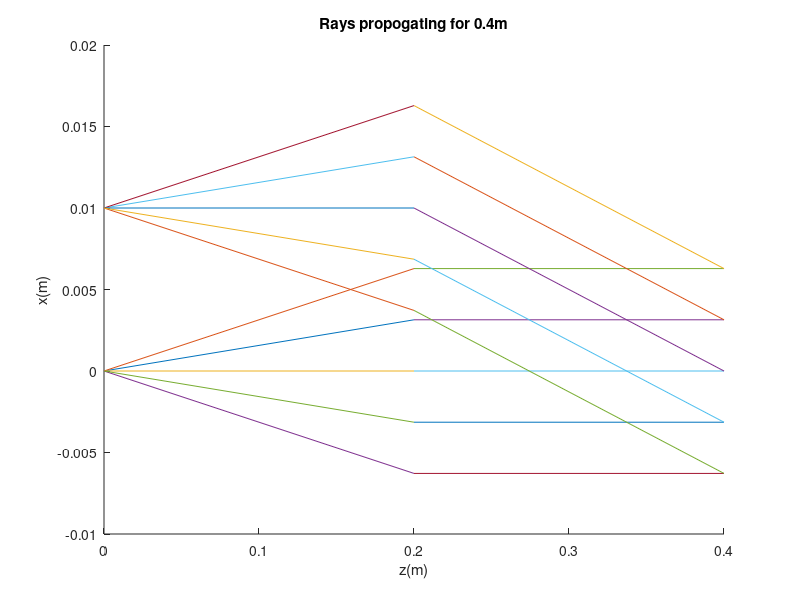

Write MATLAB code to recreate this figure.
close all
%% File to simulate rays propogating in xz plane

d = 0.02;

% Setup rays for all position 0 ones
ray1 = [0; pi/20];
ray2 = [0; pi/10];
ray3 = [0; 0];
ray4 = [0; -pi/10];
ray5 = [0; -pi/20];

% Rays for 10mm
ray6 = [10*10^-3; pi/20];
ray7 = [10*10^-3; pi/10];
ray8 = [10*10^-3; 0];
ray9 = [10*10^-3; -pi/10];
rayA = [10*10^-3; -pi/20];
f = 0.02;
Md1 = [1, d; 0, 1];
Mf = [1, 0; -1/f, 1];
Md2 = [1, d; 0, 1];

allRays = [ray1, ray2, ray3, ray4, ray5, ray6, ray7, ray8, ray9, rayA];

% rayP =Md2* Mf* Md1*allRays; <---- NOT working as this should 

rayP =Md1*allRays;
rayP1=  Md2* Mf* rayP;

figure;
hold on;
plot(0:0.2:0.2, [allRays(1, :)', rayP(1, :)']);
plot(0.2:0.2:0.4, [rayP(1, :)', rayP1(1, :)']);
xlabel("z(m)");
ylabel("x(m)");
title("Rays propogating for 0.4m");